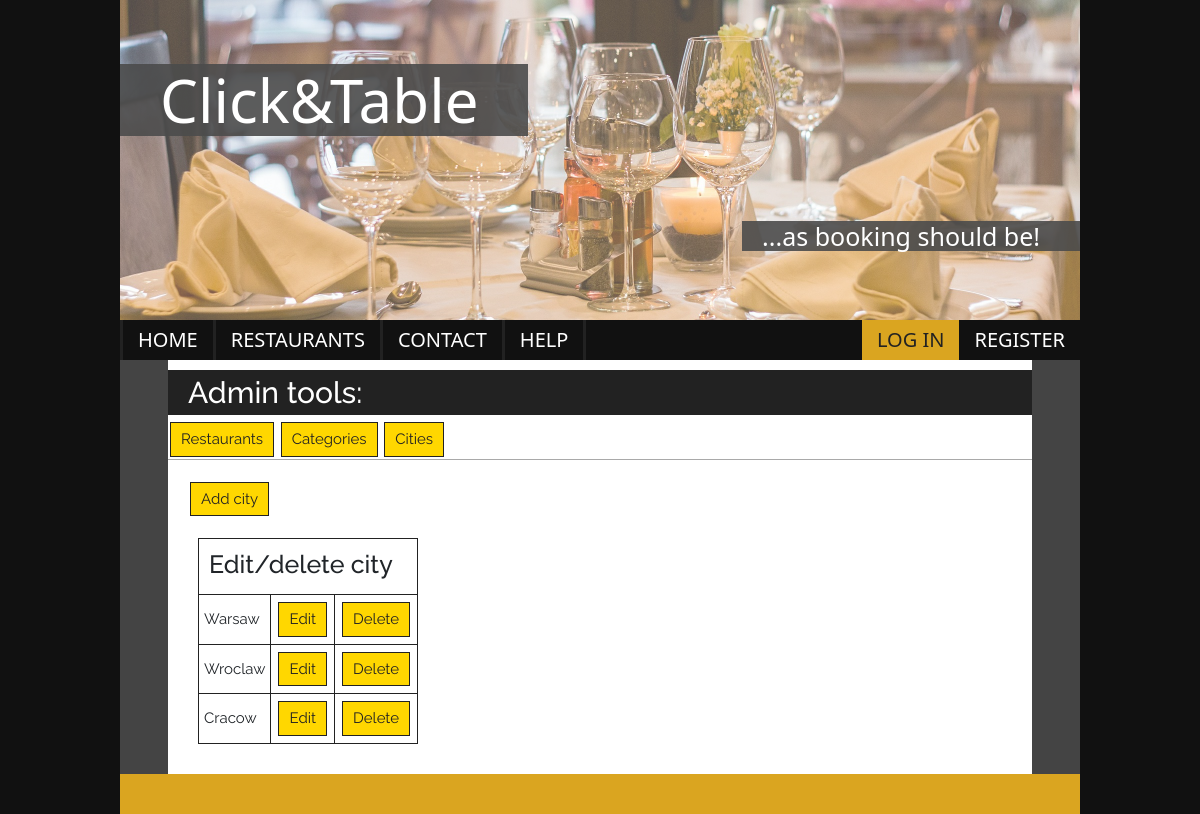
/admin_cities/, run on the app's committed database.
### click_and_table/models.py (models this page shows, shortened)
class City(models.Model):
    name = models.CharField(max_length=64)

### click_and_table/views.py (the view)
# urls.py: path('admin_cities/', AdminCitiesView.as_view(), name="admin_cities"),
class AdminCitiesView(View):
    def get(self, request):
        cities = City.objects.all()
        return render(request, 'admin_cities.html', {'cities': cities})

### templates/admin_cities.html
{% extends 'admin_tools.html' %}
{% block content %}
    <a href="{% url 'city_add' %}">Add city</a>
    <section class="cities-lst-admin">
        <table>
            <tr>
                <th colspan="3"><h3>Edit/delete city</h3></th>
            </tr>
            {% for city in cities %}
            <tr>
                <td>{{ city.name }}</td>
                <td><a href="{% url 'city_edit' city.pk %}">Edit</a></td>
                <td><a href="{% url 'city_delete' city.id %}">Delete</a></td>
            </tr>
            {% endfor %}
        </table>
    </section>
{% endblock %}

### click_and_table/static/css/style.css (style rules this page uses)
* { margin: 0; padding: 0; box-sizing: border-box; }
html { font-size: 10px; font-family: 'Raleway', 'Arial', sans-serif; background-color: #111; }
body { width: 80vw; max-width: 1280px; margin: 0 auto; }
.admin h3 { font-size: 2.5rem; line-height: 3rem; font-family: 'Raleway', 'Arial', sans-serif; }
.admin a { display: inline-block; background-color: gold; border: #222 solid 1px; margin: 2px; padding: 5px 10px; text-decoration: none; color: #222222; font-size: 1.5rem; font-family: 'Raleway', 'Arial', sans-serif; }
.admin table { margin: 20px 10px; font-family: 'Raleway', 'Arial', sans-serif; border: #222 solid 1px; }
.admin th { border: #222 solid 1px; font-size: 1.5rem; padding: 5px; width: auto; }
.admin td { border: #222 solid 1px; font-size: 1.5rem; padding: 5px; width: auto; }
.admin table h3 { padding: 5px; }
.my-account th, td { border: #222 solid 1px; font-size: 1.5rem; padding: 5px; width: auto; }

### data on the page
City: name "Warsaw"
City: name "Wroclaw"
City: name "Cracow"
